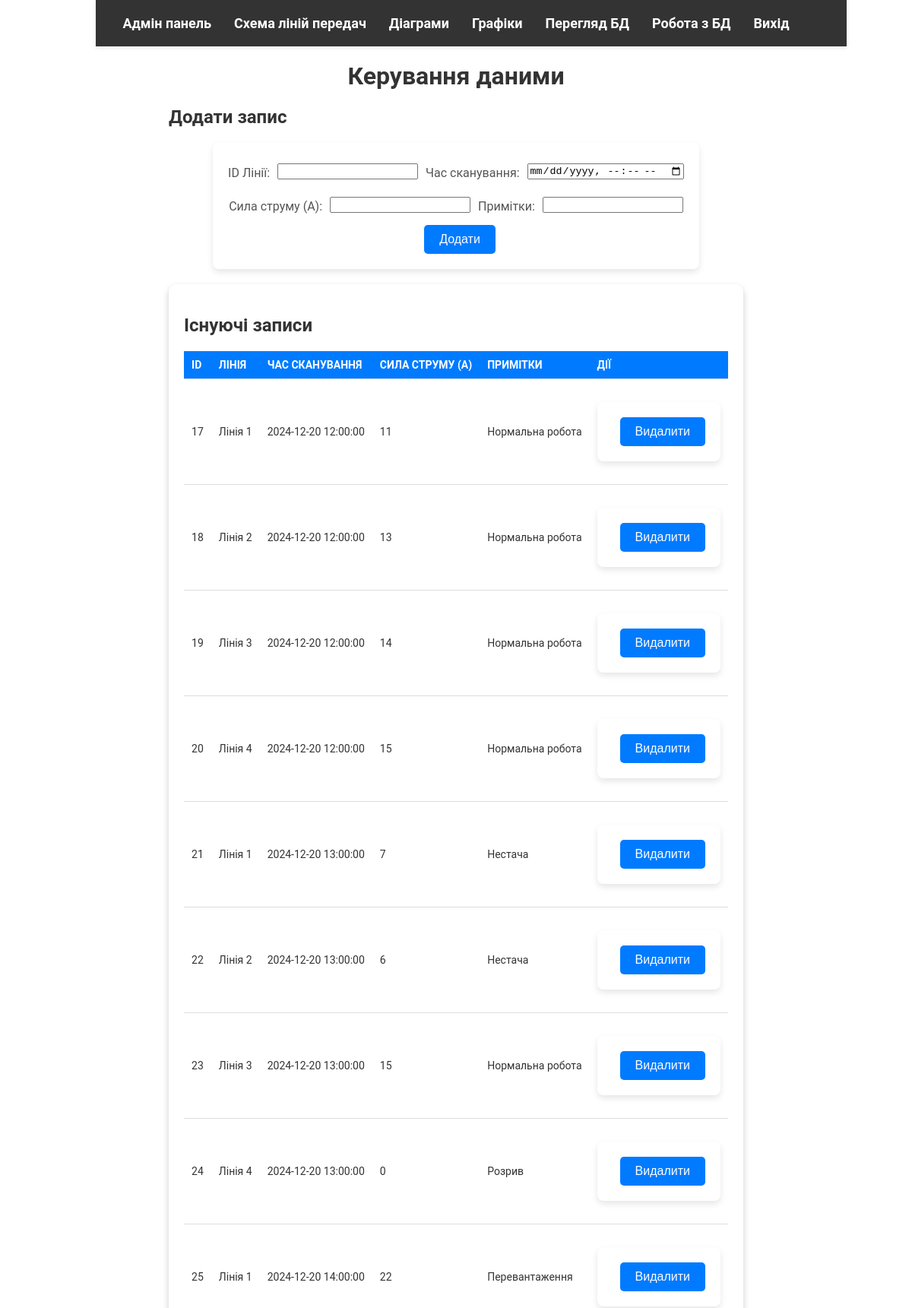
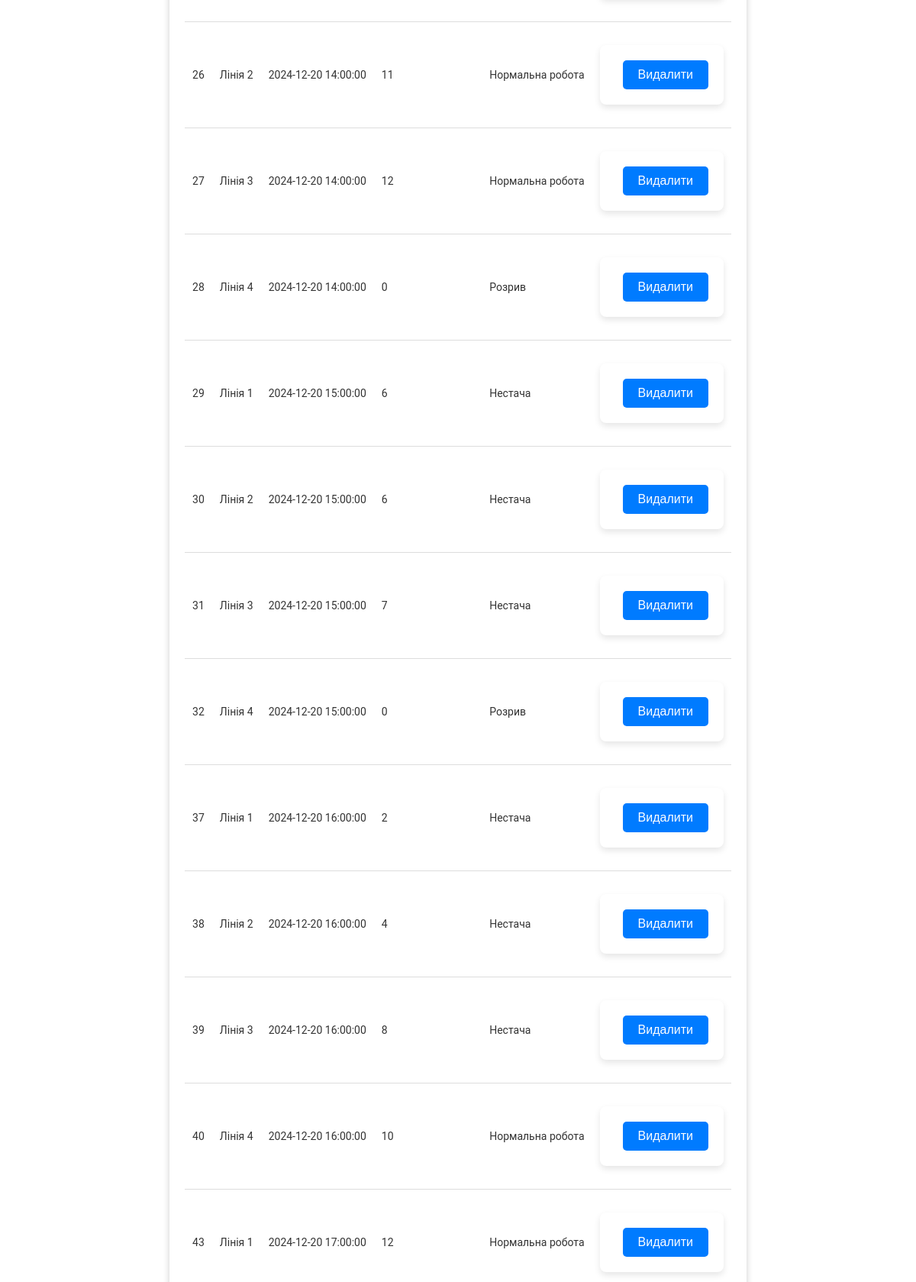
The page /WorkBD_ad.php (signed in, upper part) on the database its author committed (2 pictures, top to bottom).
### tables this page shows
CREATE TABLE `line_current_readings` (
  `id` int(11) NOT NULL,
  `line_id` int(11) NOT NULL,
  `scan_time` datetime NOT NULL,
  `current_strength` float DEFAULT NULL,
  `status_id` int(11) DEFAULT NULL,
  `remarks` text DEFAULT NULL
);

CREATE TABLE `lines` (
  `id` int(11) NOT NULL,
  `line_number` int(11) NOT NULL,
  `line_description` varchar(255) DEFAULT NULL
);

### WorkBD_ad.php (the view, shortened to what this page needs)
<?php
include 'db.php';
?>
<!DOCTYPE html>
<html lang="uk">
<head>
    <link rel="stylesheet" href="style.css">
</head>
<body>
    <header>
        <nav class="navbar">
            <ul class="navbar-list">
            <li><a href="admin.php">Адмін панель</a></li>
            <li><a href="Schema_ad.php">Схема ліній передач</a></li>
            <li><a href="Diagrams_ad.php">Діаграми</a></li>
            <li><a href="Graphics_ad.php">Графіки</a></li>
            <li><a href="FilterBD.php">Перегляд БД</a></li>
            <li><a href="WorkBD_ad.php">Робота з БД</a></li>
            <li><a href="auth.php?logout=true">Вихід</a></li>
            </ul>
        </nav>
    </header>
    <main>
        <h1>Керування даними</h1>
        <div class="form-container">
            <h2>Додати запис</h2>
            <form method="POST">
                <label for="line_id">ID Лінії:</label>
                <input type="number" id="line_id" name="line_id" required>
                <label for="scan_time">Час сканування:</label>
                <input type="datetime-local" id="scan_time" name="scan_time" required>
                <label for="current_strength">Сила струму (A):</label>
                <input type="number" step="0.01" id="current_strength" name="current_strength" required>
                <label for="remarks">Примітки:</label>
                <input type="text" id="remarks" name="remarks">
                <button type="submit" name="add_record">Додати</button>
            </form>
        </div>
        <div class="table-container">
            <h2>Існуючі записи</h2>
            <table>
                <thead>
                    <tr>
                        <th>ID</th>
                        <th>Лінія</th>
                        <th>Час сканування</th>
                        <th>Сила струму (A)</th>
                        <th>Примітки</th>
                        <th>Дії</th>
                    </tr>
                </thead>
                <tbody>
                    <?php
                    $query = "SELECT lr.id, ln.line_number, lr.scan_time, lr.current_strength, lr.remarks
                              FROM line_current_readings lr
                              JOIN `lines` ln ON lr.line_id = ln.id
                              ORDER BY lr.scan_time ASC";
                    $result = $conn->query($query);
                    if ($result->num_rows > 0) {
                        while ($row = $result->fetch_assoc()) {
                            echo "<tr>
                                <td>{$row['id']}</td>
                                <td>Лінія {$row['line_number']}</td>
                                <td>{$row['scan_time']}</td>
                                <td>{$row['current_strength']}</td>
                                <td>{$row['remarks']}</td>
                                <td>
                                    <form method='POST' style='display:inline-block;'>
                                        <input type='hidden' name='record_id' value='{$row['id']}'>
                                        <button type='submit' name='delete_record'>Видалити</button>
                                    </form>
                                </td>
                              </tr>";
                        }
                    } else {
                        echo "<tr><td colspan='6'>Дані не знайдено</td></tr>";
                    }
                    ?>
                </tbody>
            </table>
        </div>
    </main>
</body>
</html>

### style.css (style rules this page uses)
body { margin: 0; padding: 0; font-family: 'Roboto', sans-serif; background: url('ФОН.jpg') no-repeat center center fixed; background-size: cover; color: #333; display: flex; flex-direction: column; align-items: center; justify-content: flex-start; }
.navbar { width: 100%; background: #333; color: #fff; display: flex; justify-content: space-between; padding: 10px 20px; box-shadow: 0 2px 5px rgba(0, 0, 0, 0.1); }
.navbar-list { list-style: none; display: flex; justify-content: center; padding: 10px 0; margin: 0; }
.navbar-list li { margin: 0 15px; }
.navbar-list a { text-decoration: none; color: white; font-size: 18px; font-weight: bold; }
h1 { text-align: center; margin-top: 20px; color: #333; font-size: 2em; }
.filter-form, form, .selection-container form { margin: 20px auto; max-width: 600px; background: white; padding: 20px; border-radius: 8px; box-shadow: 0 4px 8px rgba(0, 0, 0, 0.1); text-align: center; display: flex; align-items: center; gap: 10px; flex-wrap: wrap; justify-content: center; }
.filter-form label, form label, .selection-container label { display: block; font-size: 16px; margin: 10px 0 5px; text-align: left; color: #555; }
.filter-form button, form button, .selection-container button { padding: 10px 20px; background: #007BFF; color: white; border: none; border-radius: 5px; cursor: pointer; font-size: 16px; transition: background-color 0.3s ease; margin-left: 10px; }
.table-container { margin: 20px auto; max-width: 800px; background: white; padding: 20px; border-radius: 10px; box-shadow: 0 4px 8px rgba(0, 0, 0, 0.2); overflow-x: auto; }
table { width: 100%; border-collapse: collapse; }
table thead { background: #007BFF; color: white; }
table th, table td { padding: 10px; text-align: left; border-bottom: 1px solid #ddd; }
table th { text-transform: uppercase; font-size: 14px; }
table td { font-size: 14px; }

### rows shown on the page
line_current_readings: id "17", line.line_number "1", scan_time "2024-12-20 12:00:00", current_strength "11", remarks "Нормальна робота"
line_current_readings: id "18", line.line_number "2", scan_time "2024-12-20 12:00:00", current_strength "13", remarks "Нормальна робота"
line_current_readings: id "19", line.line_number "3", scan_time "2024-12-20 12:00:00", current_strength "14", remarks "Нормальна робота"
line_current_readings: id "20", line.line_number "4", scan_time "2024-12-20 12:00:00", current_strength "15", remarks "Нормальна робота"
line_current_readings: id "21", line.line_number "1", scan_time "2024-12-20 13:00:00", current_strength "7", remarks "Нестача"
line_current_readings: id "22", line.line_number "2", scan_time "2024-12-20 13:00:00", current_strength "6", remarks "Нестача"
line_current_readings: id "23", line.line_number "3", scan_time "2024-12-20 13:00:00", current_strength "15", remarks "Нормальна робота"
line_current_readings: id "24", line.line_number "4", scan_time "2024-12-20 13:00:00", current_strength "0", remarks "Розрив"
line_current_readings: id "25", line.line_number "1", scan_time "2024-12-20 14:00:00", current_strength "22", remarks "Перевантаження"
line_current_readings: id "26", line.line_number "2", scan_time "2024-12-20 14:00:00", current_strength "11", remarks "Нормальна робота"
line_current_readings: id "27", line.line_number "3", scan_time "2024-12-20 14:00:00", current_strength "12", remarks "Нормальна робота"
line_current_readings: id "28", line.line_number "4", scan_time "2024-12-20 14:00:00", current_strength "0", remarks "Розрив"
line_current_readings: id "29", line.line_number "1", scan_time "2024-12-20 15:00:00", current_strength "6", remarks "Нестача"
line_current_readings: id "30", line.line_number "2", scan_time "2024-12-20 15:00:00", current_strength "6", remarks "Нестача"
line_current_readings: id "31", line.line_number "3", scan_time "2024-12-20 15:00:00", current_strength "7", remarks "Нестача"
line_current_readings: id "32", line.line_number "4", scan_time "2024-12-20 15:00:00", current_strength "0", remarks "Розрив"
line_current_readings: id "37", line.line_number "1", scan_time "2024-12-20 16:00:00", current_strength "2", remarks "Нестача"
line_current_readings: id "38", line.line_number "2", scan_time "2024-12-20 16:00:00", current_strength "4", remarks "Нестача"
line_current_readings: id "39", line.line_number "3", scan_time "2024-12-20 16:00:00", current_strength "8", remarks "Нестача"
line_current_readings: id "40", line.line_number "4", scan_time "2024-12-20 16:00:00", current_strength "10", remarks "Нормальна робота"
line_current_readings: id "43", line.line_number "1", scan_time "2024-12-20 17:00:00", current_strength "12", remarks "Нормальна робота"
